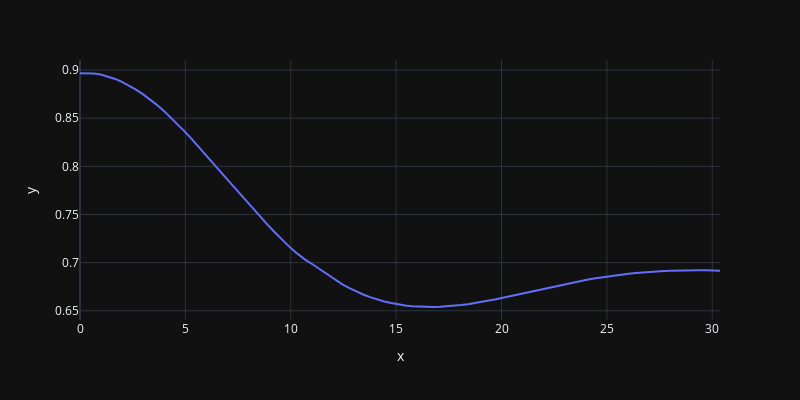

Source (notebook cell):
### Code cell
fig=px.line(x=t1,y=imf4,template='plotly_dark')
fig.update_layout(
    autosize=False,
    width=800,
    height=400,)
fig.show()
